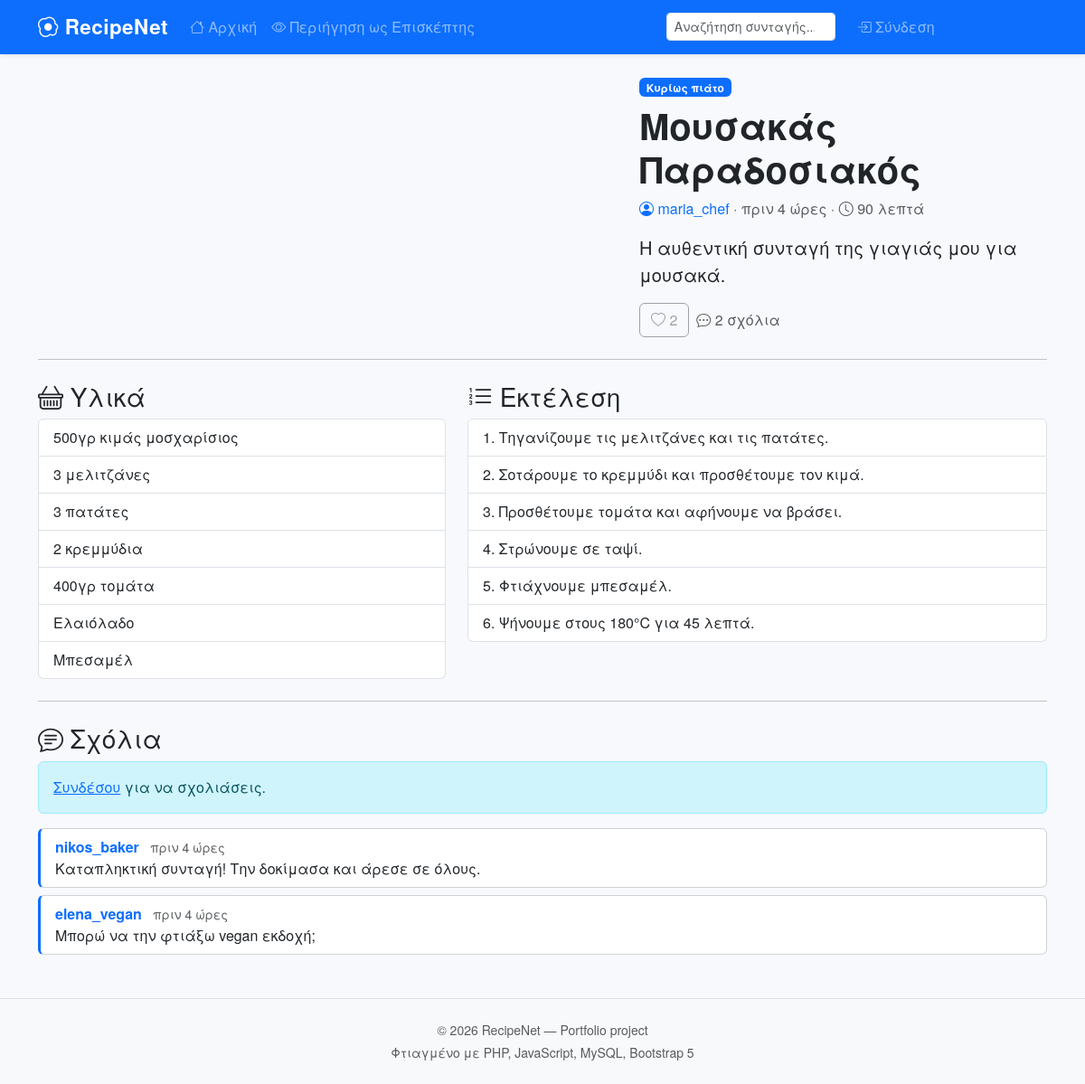
/recipe.php?id=1, run on the app's committed database.
### tables this page shows
CREATE TABLE recipes (
    id              INT AUTO_INCREMENT PRIMARY KEY,
    user_id         INT NOT NULL,
    title           VARCHAR(150) NOT NULL,
    description     TEXT,
    ingredients     TEXT NOT NULL,
    steps           TEXT NOT NULL,
    image           VARCHAR(255),
    category        VARCHAR(50),
    prep_time       INT,  
    created_at      DATETIME DEFAULT CURRENT_TIMESTAMP,
    FOREIGN KEY (user_id) REFERENCES users(id) ON DELETE CASCADE,
    INDEX idx_user (user_id),
    INDEX idx_created (created_at),
    FULLTEXT INDEX idx_search (title, description, ingredients)
);

CREATE TABLE users (
    id              INT AUTO_INCREMENT PRIMARY KEY,
    username        VARCHAR(50)  NOT NULL UNIQUE,
    email           VARCHAR(100) NOT NULL UNIQUE,
    password_hash   VARCHAR(255) NOT NULL,
    full_name       VARCHAR(100),
    bio             TEXT,
    avatar          VARCHAR(255) DEFAULT 'default_avatar.png',
    created_at      DATETIME DEFAULT CURRENT_TIMESTAMP,
    INDEX idx_username (username),
    INDEX idx_email (email)
);

CREATE TABLE comments (
    id              INT AUTO_INCREMENT PRIMARY KEY,
    user_id         INT NOT NULL,
    recipe_id       INT NOT NULL,
    content         TEXT NOT NULL,
    created_at      DATETIME DEFAULT CURRENT_TIMESTAMP,
    FOREIGN KEY (user_id) REFERENCES users(id) ON DELETE CASCADE,
    FOREIGN KEY (recipe_id) REFERENCES recipes(id) ON DELETE CASCADE,
    INDEX idx_recipe (recipe_id)
);

### includes/functions.php (called while the page is built, shortened)
<?php
function isLoggedIn(): bool {
    return isset($_SESSION['user_id']);
}
function e(?string $value): string {
    return htmlspecialchars($value ?? '', ENT_QUOTES | ENT_HTML5, 'UTF-8');
}
function timeAgo(string $datetime): string {
    $time = strtotime($datetime);
    $diff = time() - $time;
    if ($diff < 86400) return "πριν " . floor($diff / 3600) . " ώρες";
    return date('d/m/Y', $time);
}

### recipe.php (the view, shortened to what this page needs)
<?php
require_once 'config/db.php';
require_once 'includes/functions.php';
$id = (int)($_GET['id'] ?? 0);
$stmt = $pdo->prepare(
    "SELECT r.*, u.username, u.full_name, u.avatar,
        (SELECT COUNT(*) FROM likes l WHERE l.recipe_id = r.id) AS like_count,
        " . (isLoggedIn() ? "(SELECT COUNT(*) FROM likes l WHERE l.recipe_id = r.id AND l.user_id = ?) AS liked_by_me" : "0 AS liked_by_me") . "
     FROM recipes r JOIN users u ON r.user_id = u.id
     WHERE r.id = ?"
);
$stmt->execute(isLoggedIn() ? [currentUserId(), $id] : [$id]);
$recipe = $stmt->fetch();
$cs = $pdo->prepare(
    "SELECT c.*, u.username, u.avatar FROM comments c
     JOIN users u ON c.user_id = u.id
     WHERE c.recipe_id = ? ORDER BY c.created_at DESC"
);
$cs->execute([$id]);
$comments = $cs->fetchAll();
require 'includes/header.php';
?>
<article class="row g-4">
    <div class="col-lg-7">
    </div>
    <div class="col-lg-5">
        <?php if (!empty($recipe['category'])): ?>
            <span class="badge bg-primary mb-2"><?= e($recipe['category']) ?></span>
        <?php endif; ?>
        <h1 class="fw-bold"><?= e($recipe['title']) ?></h1>
        <p class="text-muted">
            <a href="profile.php?id=<?= (int)$recipe['user_id'] ?>" class="text-decoration-none">
                <i class="bi bi-person-circle"></i> <?= e($recipe['username']) ?>
            </a>
            · <?= e(timeAgo($recipe['created_at'])) ?>
            <?php if ($recipe['prep_time']): ?>
                · <i class="bi bi-clock"></i> <?= (int)$recipe['prep_time'] ?> λεπτά
            <?php endif; ?>
        </p>
        <?php if (!empty($recipe['description'])): ?>
            <p class="lead"><?= nl2br(e($recipe['description'])) ?></p>
        <?php endif; ?>
        <div class="d-flex align-items-center gap-2 mt-3">
            <?php if (isLoggedIn()): ?>
                <button class="btn <?= $recipe['liked_by_me'] ? 'btn-danger' : 'btn-outline-danger' ?> like-btn"
                        data-recipe-id="<?= (int)$recipe['id'] ?>">
                    <i class="bi <?= $recipe['liked_by_me'] ? 'bi-heart-fill' : 'bi-heart' ?>"></i>
                    <span class="like-count"><?= (int)$recipe['like_count'] ?></span>
                </button>
            <?php else: ?>
                <span class="btn btn-outline-secondary disabled">
                    <i class="bi bi-heart"></i> <?= (int)$recipe['like_count'] ?>
                </span>
            <?php endif; ?>
            <span class="text-muted"><i class="bi bi-chat-dots"></i> <span id="commentTotal"><?= count($comments) ?></span> σχόλια</span>
        </div>
    </div>
</article>
<hr class="my-4">
<div class="row g-4">
    <section class="col-md-5">
        <h3><i class="bi bi-basket"></i> Υλικά</h3>
        <ul class="list-group">
            <?php foreach (preg_split('/\r?\n/', $recipe['ingredients']) as $ing): if (trim($ing) === '') continue; ?>
                <li class="list-group-item"><?= e($ing) ?></li>
            <?php endforeach; ?>
        </ul>
    </section>
    <section class="col-md-7">
        <h3><i class="bi bi-list-ol"></i> Εκτέλεση</h3>
        <ol class="list-group list-group-numbered">
            <?php foreach (preg_split('/\r?\n/', $recipe['steps']) as $step):
                $step = preg_replace('/^\d+\.\s*/', '', trim($step));
            ?>
                <li class="list-group-item"><?= e($step) ?></li>
            <?php endforeach; ?>
        </ol>
    </section>
</div>
<hr class="my-4">
<section id="comments">
    <h3><i class="bi bi-chat-text"></i> Σχόλια</h3>
    <?php if (isLoggedIn()): ?>
        <form id="commentForm" class="mb-4" data-recipe-id="<?= (int)$recipe['id'] ?>">
            <div class="input-group">
                <textarea name="content" class="form-control" rows="2" placeholder="Γράψε ένα σχόλιο…" required maxlength="500"></textarea>
                <button class="btn btn-primary" type="submit"><i class="bi bi-send"></i></button>
            </div>
        </form>
    <?php else: ?>
        <div class="alert alert-info"><a href="login.php">Συνδέσου</a> για να σχολιάσεις.</div>
    <?php endif; ?>
    <div id="commentList">
        <?php foreach ($comments as $c): ?>
            <div class="card mb-2">
                <div class="card-body py-2">
                    <strong><a href="profile.php?id=<?= (int)$c['user_id'] ?>" class="text-decoration-none"><?= e($c['username']) ?></a></strong>
                    <small class="text-muted ms-2"><?= e(timeAgo($c['created_at'])) ?></small>
                    <p class="mb-0"><?= nl2br(e($c['content'])) ?></p>
                </div>
            </div>
        <?php endforeach; ?>
    </div>
</section>
<?php require 'includes/footer.php'; ?>

### includes/header.php (shortened to what this page needs)
<?php
require_once __DIR__ . '/functions.php';
$currentUser = null;
?>
<!DOCTYPE html>
<html lang="el">
<head>
    <link href="https://cdn.jsdelivr.net/npm/bootstrap@5.3.2/dist/css/bootstrap.min.css" rel="stylesheet">
    <link rel="stylesheet" href="https://cdn.jsdelivr.net/npm/bootstrap-icons@1.11.2/font/bootstrap-icons.css">
    <link rel="stylesheet" href="https://cdn.jsdelivr.net/npm/sweetalert2@11/dist/sweetalert2.min.css">
    <link rel="stylesheet" href="assets/css/style.css">
</head>
<body>
<nav class="navbar navbar-expand-lg navbar-dark bg-primary shadow-sm sticky-top">
    <div class="container">
        <a class="navbar-brand fw-bold" href="index.php">
            <i class="bi bi-egg-fried"></i> RecipeNet
        </a>
        <div class="collapse navbar-collapse" id="navMain">
            <ul class="navbar-nav me-auto">
                <li class="nav-item"><a class="nav-link" href="index.php"><i class="bi bi-house"></i> Αρχική</a></li>
                <?php if (isLoggedIn()): ?>
                    <li class="nav-item"><a class="nav-link" href="upload_recipe.php"><i class="bi bi-plus-circle"></i> Νέα Συνταγή</a></li>
                <?php else: ?>
                    <li class="nav-item"><a class="nav-link" href="guest.php"><i class="bi bi-eye"></i> Περιήγηση ως Επισκέπτης</a></li>
                <?php endif; ?>
            </ul>
            <form class="d-flex me-3" role="search" action="index.php" method="get">
                <input class="form-control form-control-sm" type="search" name="q"
                       placeholder="Αναζήτηση συνταγής..." value="<?= e($_GET['q'] ?? '') ?>">
            </form>
            <ul class="navbar-nav">
                <?php if (isLoggedIn()): ?>
                    <li class="nav-item dropdown">
                        <a class="nav-link dropdown-toggle d-flex align-items-center" href="#" data-bs-toggle="dropdown">
                            <i class="bi bi-person-circle me-1"></i> <?= e($currentUser['username']) ?>
                        </a>
                        <ul class="dropdown-menu dropdown-menu-end">
                            <li><a class="dropdown-item" href="profile.php?id=<?= (int)$currentUser['id'] ?>"><i class="bi bi-person"></i> Το προφίλ μου</a></li>
                            <li><hr class="dropdown-divider"></li>
                            <li><a class="dropdown-item text-danger" href="logout.php"><i class="bi bi-box-arrow-right"></i> Αποσύνδεση</a></li>
                        </ul>
                    </li>
                <?php else: ?>
                    <li class="nav-item"><a class="nav-link" href="login.php"><i class="bi bi-box-arrow-in-right"></i> Σύνδεση</a></li>
                    <li class="nav-item"><a class="nav-link btn btn-light text-primary ms-2 px-3" href="register.php">Εγγραφή</a></li>
                <?php endif; ?>
            </ul>
        </div>
    </div>
</nav>
<main class="container my-4">

### includes/footer.php (shortened to what this page needs)
</main>
<footer class="bg-light py-4 mt-5 border-top">
    <div class="container text-center text-muted small">
        <p class="mb-1">© <?= date('Y') ?> RecipeNet — Portfolio project</p>
        <p class="mb-0">Φτιαγμένο με PHP, JavaScript, MySQL, Bootstrap 5</p>
    </div>
</footer>
</body>
</html>

### assets/css/style.css (style rules this page uses)
body { background-color: #f7f9fc; font-family: 'Helvetica Neue', Arial, sans-serif; }
.navbar-brand { font-size: 1.4rem; letter-spacing: 0.5px; }
#commentList .card { border-left: 3px solid #0d6efd; }

### data on the page
recipes: category "Κυρίως πιάτο", title "Μουσακάς Παραδοσιακός", user.username "maria_chef", created_at "πριν 4 ώρες", prep_time "90", description "Η αυθεντική συνταγή της γιαγιάς μου για μουσακά.", ingredients "500γρ κιμάς μοσχαρίσιος", ingredients "3 μελιτζάνες", ingredients "3 πατάτες", ingredients "2 κρεμμύδια", ingredients "400γρ τομάτα", ingredients "Ελαιόλαδο", ingredients "Μπεσαμέλ", steps "Τηγανίζουμε τις μελιτζάνες και τις πατάτες.", steps "Σοτάρουμε το κρεμμύδι και προσθέτουμε τον κιμά.", steps "Προσθέτουμε τομάτα και αφήνουμε να βράσει.", steps "Στρώνουμε σε ταψί.", steps "Φτιάχνουμε μπεσαμέλ.", steps "Ψήνουμε στους 180°C για 45 λεπτά."
comments: user.username "nikos_baker", created_at "πριν 4 ώρες", content "Καταπληκτική συνταγή! Την δοκίμασα και άρεσε σε όλους."
comments: user.username "elena_vegan", created_at "πριν 4 ώρες", content "Μπορώ να την φτιάξω vegan εκδοχή;"

### other printed values
$recipe['like_count'] "2"
count($comments) "2"
